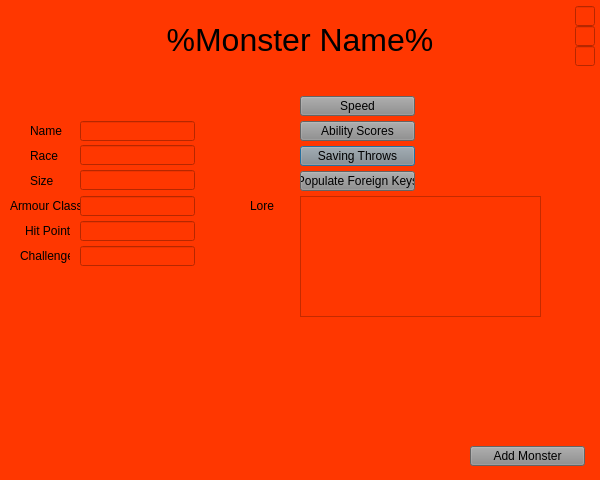
<?xml version="1.0" encoding="UTF-8"?>
<ui version="4.0">
 <class>More_Monster_Info</class>
 <widget class="QDialog" name="More_Monster_Info">
  <property name="geometry">
   <rect>
    <x>0</x>
    <y>0</y>
    <width>600</width>
    <height>480</height>
   </rect>
  </property>
  <property name="windowTitle">
   <string>More Monster Info</string>
  </property>
  <property name="styleSheet">
   <string notr="true">background-color: rgba(255, 55, 0, 255);</string>
  </property>
  <widget class="QPushButton" name="More_Monster_Info_Saving_Throw">
   <property name="geometry">
    <rect>
     <x>300</x>
     <y>146</y>
     <width>115</width>
     <height>20</height>
    </rect>
   </property>
   <property name="styleSheet">
    <string notr="true">background-color: rgb(140, 140, 140);</string>
   </property>
   <property name="text">
    <string>Saving Throws</string>
   </property>
  </widget>
  <widget class="QPushButton" name="Add_Monster_Finish_Add_Monster">
   <property name="geometry">
    <rect>
     <x>470</x>
     <y>446</y>
     <width>115</width>
     <height>20</height>
    </rect>
   </property>
   <property name="styleSheet">
    <string notr="true">background-color: rgb(140, 140, 140);</string>
   </property>
   <property name="text">
    <string>Add Monster</string>
   </property>
  </widget>
  <widget class="QLabel" name="Main_Menu_Label">
   <property name="geometry">
    <rect>
     <x>100</x>
     <y>16</y>
     <width>400</width>
     <height>50</height>
    </rect>
   </property>
   <property name="text">
    <string>&lt;html&gt;&lt;head/&gt;&lt;body&gt;&lt;p align=&quot;center&quot;&gt;&lt;span style=&quot; font-size:24pt;&quot;&gt;%Monster Name%&lt;/span&gt;&lt;/p&gt;&lt;/body&gt;&lt;/html&gt;</string>
   </property>
  </widget>
  <widget class="QLineEdit" name="More_Monster_Info_Hit_Points">
   <property name="geometry">
    <rect>
     <x>80</x>
     <y>221</y>
     <width>115</width>
     <height>20</height>
    </rect>
   </property>
  </widget>
  <widget class="QLabel" name="label_2">
   <property name="geometry">
    <rect>
     <x>30</x>
     <y>146</y>
     <width>40</width>
     <height>20</height>
    </rect>
   </property>
   <property name="text">
    <string>&lt;html&gt;&lt;head/&gt;&lt;body&gt;&lt;p&gt;Race&lt;/p&gt;&lt;/body&gt;&lt;/html&gt;</string>
   </property>
  </widget>
  <widget class="QLabel" name="label_3">
   <property name="geometry">
    <rect>
     <x>30</x>
     <y>171</y>
     <width>40</width>
     <height>20</height>
    </rect>
   </property>
   <property name="text">
    <string>&lt;html&gt;&lt;head/&gt;&lt;body&gt;&lt;p&gt;Size&lt;/p&gt;&lt;/body&gt;&lt;/html&gt;</string>
   </property>
  </widget>
  <widget class="QLabel" name="label_6">
   <property name="geometry">
    <rect>
     <x>20</x>
     <y>246</y>
     <width>50</width>
     <height>20</height>
    </rect>
   </property>
   <property name="text">
    <string>&lt;html&gt;&lt;head/&gt;&lt;body&gt;&lt;p&gt;Challenge&lt;/p&gt;&lt;/body&gt;&lt;/html&gt;</string>
   </property>
  </widget>
  <widget class="QLineEdit" name="Abilities_Foreign_Key">
   <property name="geometry">
    <rect>
     <x>575</x>
     <y>26</y>
     <width>20</width>
     <height>20</height>
    </rect>
   </property>
  </widget>
  <widget class="QTextEdit" name="More_Monster_Info_Lore">
   <property name="geometry">
    <rect>
     <x>300</x>
     <y>196</y>
     <width>241</width>
     <height>121</height>
    </rect>
   </property>
  </widget>
  <widget class="QLineEdit" name="More_Monster_Info_Armour_Class">
   <property name="geometry">
    <rect>
     <x>80</x>
     <y>196</y>
     <width>115</width>
     <height>20</height>
    </rect>
   </property>
  </widget>
  <widget class="QLabel" name="label_4">
   <property name="geometry">
    <rect>
     <x>10</x>
     <y>196</y>
     <width>70</width>
     <height>20</height>
    </rect>
   </property>
   <property name="text">
    <string>&lt;html&gt;&lt;head/&gt;&lt;body&gt;&lt;p&gt;Armour Class&lt;/p&gt;&lt;/body&gt;&lt;/html&gt;</string>
   </property>
  </widget>
  <widget class="QLabel" name="label_7">
   <property name="geometry">
    <rect>
     <x>250</x>
     <y>196</y>
     <width>40</width>
     <height>20</height>
    </rect>
   </property>
   <property name="text">
    <string>&lt;html&gt;&lt;head/&gt;&lt;body&gt;&lt;p&gt;Lore&lt;/p&gt;&lt;/body&gt;&lt;/html&gt;</string>
   </property>
  </widget>
  <widget class="QPushButton" name="More_Monster_Info_Populate">
   <property name="geometry">
    <rect>
     <x>300</x>
     <y>171</y>
     <width>115</width>
     <height>20</height>
    </rect>
   </property>
   <property name="styleSheet">
    <string notr="true">background-color: rgb(140, 140, 140);</string>
   </property>
   <property name="text">
    <string>Populate Foreign Keys</string>
   </property>
  </widget>
  <widget class="QLineEdit" name="Speed_Foreign_Key">
   <property name="geometry">
    <rect>
     <x>575</x>
     <y>6</y>
     <width>20</width>
     <height>20</height>
    </rect>
   </property>
  </widget>
  <widget class="QLineEdit" name="More_Monster_Info_Name">
   <property name="geometry">
    <rect>
     <x>80</x>
     <y>121</y>
     <width>115</width>
     <height>20</height>
    </rect>
   </property>
  </widget>
  <widget class="QLineEdit" name="Saving_Throws_Foreign_Key">
   <property name="geometry">
    <rect>
     <x>575</x>
     <y>46</y>
     <width>20</width>
     <height>20</height>
    </rect>
   </property>
   <property name="autoFillBackground">
    <bool>false</bool>
   </property>
  </widget>
  <widget class="QPushButton" name="More_Monster_Info_Speed">
   <property name="geometry">
    <rect>
     <x>300</x>
     <y>96</y>
     <width>115</width>
     <height>20</height>
    </rect>
   </property>
   <property name="styleSheet">
    <string notr="true">background-color: rgb(140, 140, 140);</string>
   </property>
   <property name="text">
    <string>Speed</string>
   </property>
  </widget>
  <widget class="QLabel" name="label">
   <property name="geometry">
    <rect>
     <x>30</x>
     <y>121</y>
     <width>40</width>
     <height>20</height>
    </rect>
   </property>
   <property name="text">
    <string>&lt;html&gt;&lt;head/&gt;&lt;body&gt;&lt;p&gt;Name&lt;/p&gt;&lt;/body&gt;&lt;/html&gt;</string>
   </property>
  </widget>
  <widget class="QLabel" name="label_5">
   <property name="geometry">
    <rect>
     <x>25</x>
     <y>221</y>
     <width>45</width>
     <height>20</height>
    </rect>
   </property>
   <property name="text">
    <string>&lt;html&gt;&lt;head/&gt;&lt;body&gt;&lt;p&gt;Hit Points&lt;/p&gt;&lt;/body&gt;&lt;/html&gt;</string>
   </property>
  </widget>
  <widget class="QLineEdit" name="More_Monster_Info_Challenge">
   <property name="geometry">
    <rect>
     <x>80</x>
     <y>246</y>
     <width>115</width>
     <height>20</height>
    </rect>
   </property>
  </widget>
  <widget class="QPushButton" name="More_Monster_Info_Ability_Score">
   <property name="geometry">
    <rect>
     <x>300</x>
     <y>121</y>
     <width>115</width>
     <height>20</height>
    </rect>
   </property>
   <property name="styleSheet">
    <string notr="true">background-color: rgb(140, 140, 140);</string>
   </property>
   <property name="text">
    <string>Ability Scores</string>
   </property>
  </widget>
  <widget class="QLineEdit" name="More_Monster_Info_Race">
   <property name="geometry">
    <rect>
     <x>80</x>
     <y>145</y>
     <width>115</width>
     <height>20</height>
    </rect>
   </property>
  </widget>
  <widget class="QLineEdit" name="More_Monster_Info_Size">
   <property name="geometry">
    <rect>
     <x>80</x>
     <y>170</y>
     <width>115</width>
     <height>20</height>
    </rect>
   </property>
  </widget>
 </widget>
 <resources/>
 <connections/>
</ui>
